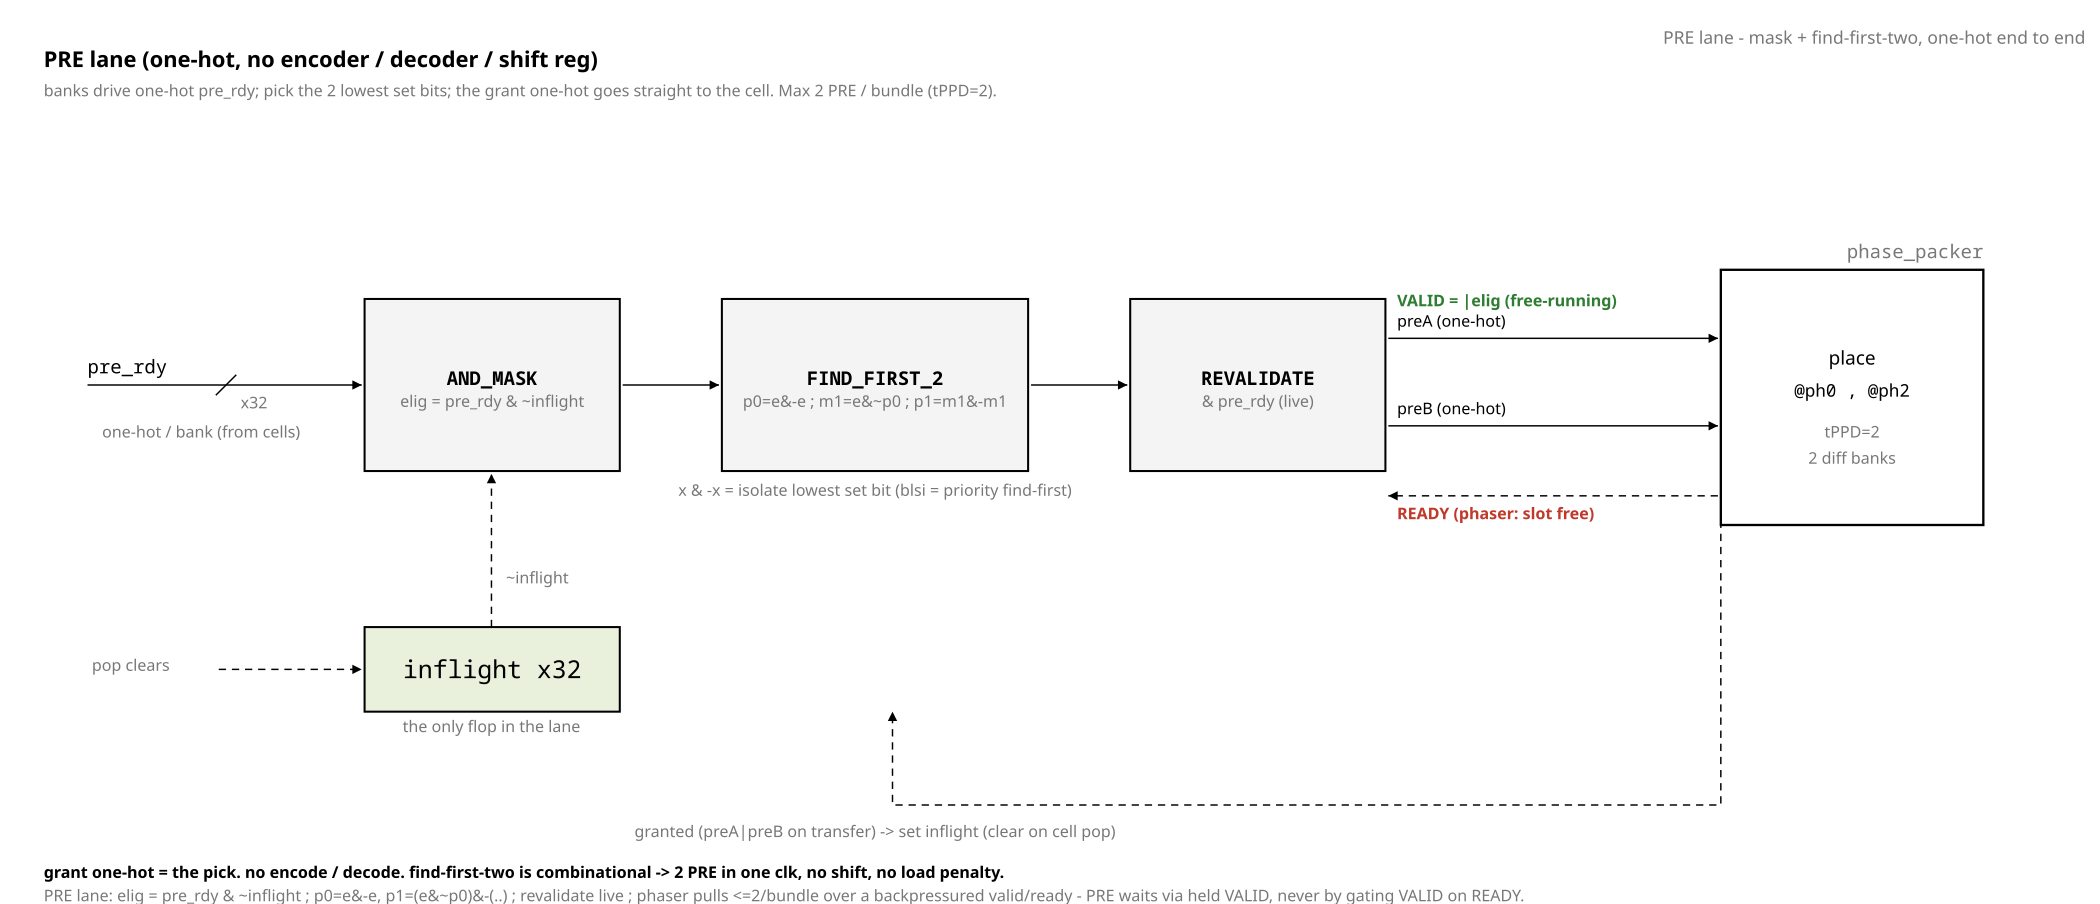

Python code for this plot:
from rtlfig import Fig, MUTED, INK, FILL_CELL, FILL_ACTIVE, FILL_LOGIC

# fig_24 - PRE lane, one-hot end to end. No encoder, no decoder, no shift reg.
# Banks drive a one-hot pre_rdy vector; mask off in-flight; isolate the two
# lowest set bits (x & -x, twice); revalidate live; hand to the phaser over a
# backpressured valid/ready. grant IS the one-hot, straight back to the cell.
# Invariant this figure exists to show: VALID is free-running, READY gates.

f = Fig(1440, 620)

f.note(1430, 30, "PRE lane  -  mask + find-first-two, one-hot end to end",
       anchor="end")
f.text(30, 46, "PRE lane   (one-hot, no encoder / decoder / shift reg)", size=15,
       mono=False, bold=True)
f.text(30, 66, "banks drive one-hot pre_rdy; pick the 2 lowest set bits; the grant "
       "one-hot goes straight to the cell.  Max 2 PRE / bundle (tPPD=2).",
       size=11, mono=False, fill=MUTED)

# ---- blocks (left -> right dataflow) --------------------------------------
mask  = f.logic(250, 205, 175, 118, "AND_MASK",
                sub="elig = pre_rdy & ~inflight")
ff2   = f.logic(495, 205, 210, 118, "FIND_FIRST_2",
                sub="p0=e&-e ; m1=e&~p0 ; p1=m1&-m1")
reval = f.logic(775, 205, 175, 118, "REVALIDATE", sub="& pre_rdy (live)")

phas  = f.block(1180, 185, 180, 175, "phase_packer")
f.text(1270, 250, "place", size=13, anchor="middle", mono=False, fill=INK)
f.text(1270, 272, "@ph0 , @ph2", size=12, anchor="middle")
f.text(1270, 300, "tPPD=2", size=11, anchor="middle", mono=False, fill=MUTED)
f.text(1270, 318, "2 diff banks", size=11, anchor="middle", mono=False, fill=MUTED)

# ---- inflight register (the ONLY state in the lane) ------------------------
f.cells(250, 430, 1, 175, 58, ["inflight  x32"])
f.text(337, 502, "the only flop in the lane", size=11, mono=False,
       anchor="middle", fill=MUTED)

# ---- primary input ---------------------------------------------------------
f.port_in(60, mask, 264, "pre_rdy", bus=True, width="x32")
f.text(70, 300, "one-hot / bank  (from cells)", size=11, mono=False, fill=MUTED)

# ---- straight-through dataflow --------------------------------------------
f.line(mask.r + 2, 264, ff2.l - 2, 264, arrow=True)
f.line(ff2.r + 2, 264, reval.l - 2, 264, arrow=True)
f.text(600, 340, "x & -x  =  isolate lowest set bit (blsi = priority find-first)",
       size=11, mono=False, fill=MUTED, anchor="middle")

# ---- REVAL -> phaser : the two picked PREs + the handshake ------------------
f.line(reval.r + 2, 232, phas.l - 2, 232, arrow=True)
f.text(reval.r + 8, 224, "preA (one-hot)", size=11, mono=False)
f.line(reval.r + 2, 292, phas.l - 2, 292, arrow=True)
f.text(reval.r + 8, 284, "preB (one-hot)", size=11, mono=False)
f.text(reval.r + 8, 210, "VALID = |elig   (free-running)", size=11, mono=False,
       fill="#2e7d32", bold=True)
f.line(phas.l - 2, 340, reval.r + 2, 340, arrow=True, dashed=True)
f.text(reval.r + 8, 356, "READY  (phaser: slot free)", size=11, mono=False,
       fill="#c0392b", bold=True)

# ---- inflight read : ~inflight into the mask (dashed feedback) --------------
f.line(337, 430, 337, mask.b + 2, arrow=True, dashed=True)
f.text(347, 400, "~inflight", size=11, mono=False, fill=MUTED)

# ---- inflight write : set on grant (from transfer), clear on pop -----------
f.path("M1180 348 L1180 552 L612 552 L612 488", arrow=True, dashed=True)
f.text(600, 574, "granted (preA|preB on transfer)  ->  set inflight   "
       "(clear on cell pop)", size=11, mono=False, fill=MUTED, anchor="middle")
f.text(63, 460, "pop clears", size=11, mono=False, fill=MUTED)
f.line(150, 459, 248, 459, arrow=True, dashed=True)

# ---- the invariant, stated -------------------------------------------------
f.text(30, 602, "grant one-hot = the pick.  no encode / decode.  find-first-two "
       "is combinational -> 2 PRE in one clk, no shift, no load penalty.",
       size=11, mono=False, bold=True, fill=INK)

f.caption(30, 618, "PRE lane: elig = pre_rdy & ~inflight ; p0=e&-e, p1=(e&~p0)&-(..) "
                   "; revalidate live ; phaser pulls <=2/bundle over a backpressured "
                   "valid/ready - PRE waits via held VALID, never by gating VALID on "
                   "READY.")

f.save("fig_24_pre_lane.svg")
print("wrote fig_24_pre_lane.svg")
